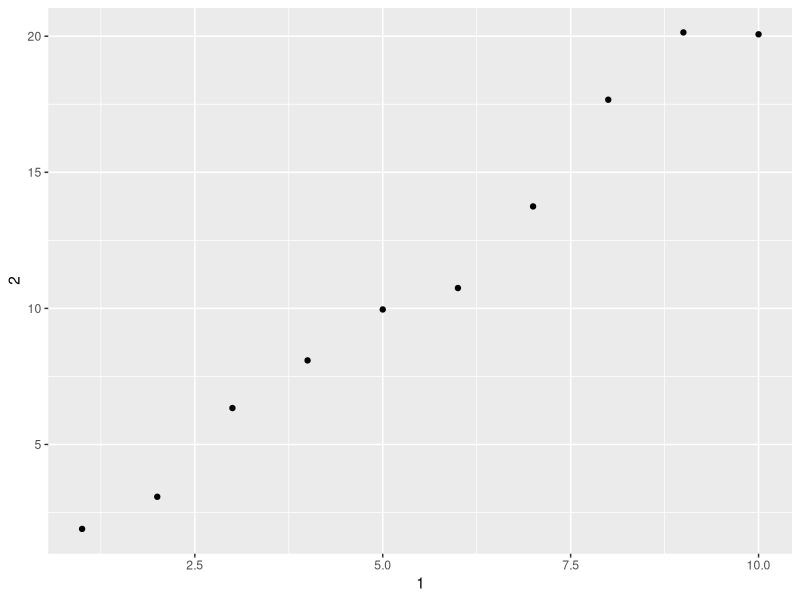

Generate this figure with R:
## ---- chunk 1
knitr::opts_chunk$set(echo = TRUE)
library(tidyverse)
## ---- chunk 2

class(iris)

class(as_tibble(iris))


## ---- chunk 3
df <- data.frame(abc = 1, xyz = "a")

#1.a
df$x

#1.b
df[, "xyz"]

#1.c
df[,c("abc", "xyz")]

df <- tibble(abc = 1, xyz = "a")

#2.a
df$x

#2.b
df[, "xyz"]

#2.c
df[,c("abc", "xyz")]
## ---- chunk 4

annoying <- tibble(
  `1` = 1:10,
  `2` = `1` * 2 + rnorm(length(`1`))
)


#1
annoying[["1"]] #or
annoying$`1`

#2
ggplot(annoying, mapping = aes(x =`1`, y=`2`)) + geom_point()


#3

mutate(annoying, `3` = `2`/`1`) #or
annoying[["3"]] <- annoying[["2"]] / annoying[["1"]]


#4
annoying <- rename(annoying, one = `1`, two = `2`, three = `3`)

## ---- chunk 5

enframe(c(a = 5, b = 7))

